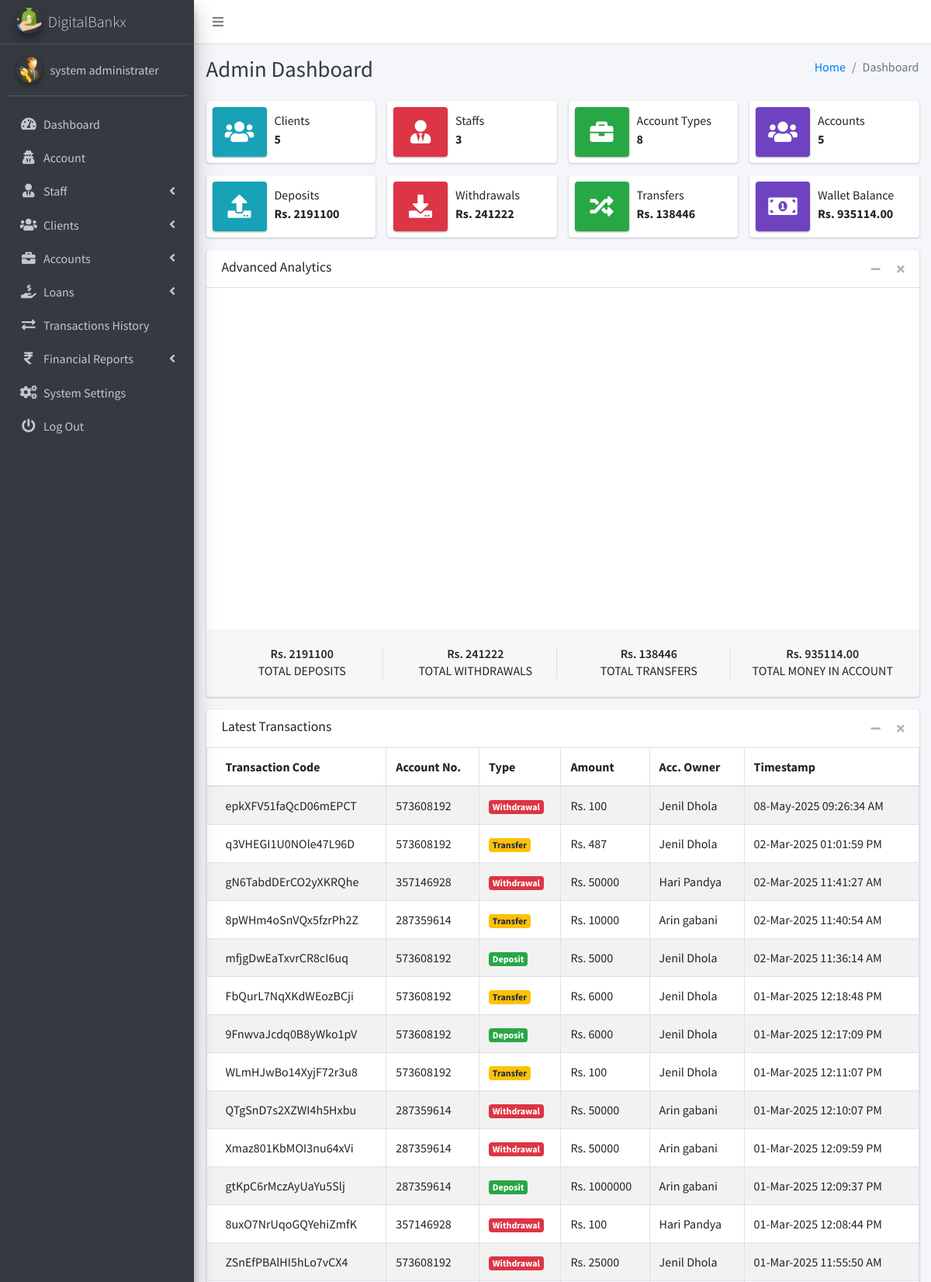
Page /admin/pages_dashboard.php (signed in, upper part) on the committed database.
### tables this page shows
CREATE TABLE `ib_systemsettings` (
  `id` int(20) NOT NULL,
  `sys_name` longtext NOT NULL,
  `sys_tagline` longtext NOT NULL,
  `sys_logo` varchar(200) NOT NULL,
  `is_active` tinyint(1) NOT NULL DEFAULT 1
);

CREATE TABLE `ib_admin` (
  `admin_id` int(11) NOT NULL,
  `name` varchar(200) NOT NULL,
  `email` varchar(200) NOT NULL,
  `number` varchar(200) NOT NULL,
  `password` varchar(200) NOT NULL,
  `profile_pic` varchar(200) NOT NULL,
  `is_active` tinyint(1) NOT NULL DEFAULT 1,
  `otp` varchar(6) DEFAULT NULL,
  `otp_expiry` datetime DEFAULT NULL
);

CREATE TABLE `ib_transactions` (
  `tr_id` int(20) NOT NULL,
  `tr_code` varchar(200) NOT NULL,
  `account_id` int(20) NOT NULL,
  `tr_type` varchar(200) NOT NULL,
  `tr_status` varchar(200) NOT NULL,
  `client_id` int(10) UNSIGNED NOT NULL,
  `transaction_amt` varchar(200) NOT NULL,
  `receiving_acc_no` varchar(200) DEFAULT NULL,
  `created_at` timestamp(6) NOT NULL DEFAULT current_timestamp(6) ON UPDATE current_timestamp(6),
  `is_active` tinyint(1) NOT NULL DEFAULT 1
);

CREATE TABLE `ib_bankaccounts` (
  `account_id` int(20) NOT NULL,
  `acc_name` varchar(200) NOT NULL,
  `account_number` varchar(200) NOT NULL,
  `acc_type` varchar(200) NOT NULL,
  `acc_rates` varchar(200) NOT NULL,
  `acc_status` varchar(200) NOT NULL,
  `acc_amount` decimal(10,2) NOT NULL,
  `client_id` int(10) UNSIGNED DEFAULT NULL,
  `created_at` timestamp(6) NOT NULL DEFAULT current_timestamp(6) ON UPDATE current_timestamp(6),
  `is_active` tinyint(1) NOT NULL DEFAULT 1
);

### admin/pages_dashboard.php (the view, shortened to what the rows shown need)
<?php
include('conf/config.php');
?>
<!DOCTYPE html>
<html lang="en">
<?php include("dist/_partials/head.php"); ?>
<body class="hold-transition sidebar-mini layout-fixed layout-navbar-fixed">
  <div class="wrapper">
    <?php include("dist/_partials/sidebar.php"); ?>
    <div class="content-wrapper">
      <div class="content-header">
        <div class="container-fluid">
          <div class="row mb-2">
            <div class="col-sm-6">
              <h1 class="m-0 text-dark">Admin Dashboard</h1>
            </div>
          </div>
        </div>
      </div>
      <section class="content">
        <div class="container-fluid">
          <div class="row">
            <div class="col-md-12">
              <div class="card">
                <div class="card-body p-0">
                  <div class="table-responsive">
                    <table class="table table-hover table-bordered table-striped m-0">
                      <thead>
                        <tr>
                          <th>Transaction Code</th>
                          <th>Account No.</th>
                          <th>Type</th>
                          <th>Amount</th>
                          <th>Acc. Owner</th>
                          <th>Timestamp</th>
                        </tr>
                      </thead>
                      <tbody>
                        <?php
                        $ret = "SELECT
                t.*,
                b.account_number,
                b.acc_type,
                COALESCE(b.acc_name, 'N/A') AS account_owner,
                COALESCE(c.name, 'N/A') AS client_name
            FROM iB_Transactions t
            LEFT JOIN ib_bankaccounts b ON t.account_id = b.account_id
            LEFT JOIN ib_clients c ON t.client_id = c.client_id
            ORDER BY t.created_at DESC";
                        $stmt = $mysqli->prepare($ret);
                        if ($stmt) {
                          $stmt->execute();
                          $res = $stmt->get_result();
                          while ($row = $res->fetch_object()) {
                            $transTstamp = $row->created_at ?? 'N/A';
                            $alertClass = "<span class='badge badge-warning'>Transfer</span>";
                            if (isset($row->tr_type)) {
                              if ($row->tr_type == 'Deposit') {
                                $alertClass = "<span class='badge badge-success'>$row->tr_type</span>";
                              } elseif ($row->tr_type == 'Withdrawal') {
                                $alertClass = "<span class='badge badge-danger'>$row->tr_type</span>";
                              }
                            }
                            ?>
                            <tr>
                              <td><?php echo htmlspecialchars($row->tr_code ?? 'N/A'); ?></td>
                              <td><?php echo htmlspecialchars($row->account_number ?? 'N/A'); ?></td>
                              <td><?php echo $alertClass; ?></td>
                              <td>Rs. <?php echo htmlspecialchars($row->transaction_amt ?? '0.00'); ?></td>
                              <td><?php echo isset($row->client_name) ? htmlspecialchars($row->client_name) : 'N/A'; ?></td>
                              <td>
                                <?php echo $transTstamp !== 'N/A' ? date("d-M-Y h:i:s A", strtotime($transTstamp)) : 'N/A'; ?>
                              </td>
                            </tr>
                          <?php }
                        } else {
                          echo "<tr><td colspan='6'>Error fetching transactions.</td></tr>";
                        }
                        ?>
                      </tbody>
                    </table>
                  </div>
                </div>
              </div>
            </div>
          </div>
        </div>
      </section>
    </div>
  </div>
</body>
</html>

### admin/dist/_partials/sidebar.php (shortened to what the rows shown need)
<aside class="main-sidebar sidebar-dark-primary elevation-4">
    <?php
    $admin_id = $_SESSION['admin_id'];
    $query = "SELECT * FROM iB_admin WHERE admin_id = ?";
    $stmt = $mysqli->prepare($query);
    $stmt->bind_param('i', $admin_id);
    $stmt->execute();
    $res = $stmt->get_result();
    while ($row = $res->fetch_object()) {
        $profile_picture = empty($row->profile_pic)
            ? "<img src='dist/img/user_icon.png' class='img-circle elevation-2' alt='User Image'>"
            : "<img src='dist/img/$row->profile_pic' class='img-circle elevation-2' alt='User Image'>";
        $sys_query = "SELECT * FROM iB_SystemSettings";
        $stmt = $mysqli->prepare($sys_query);
        $stmt->execute();
        $sys_res = $stmt->get_result();
        while ($sys = $sys_res->fetch_object()) {
            ?>
            <a href="pages_dashboard.php" class="brand-link text-light">
                <img src="dist/img/<?php echo $sys->sys_logo; ?>" alt="Logo" class="brand-image img-circle elevation-3">
                <span class="brand-text font-weight-light"><?php echo $sys->sys_name; ?></span>
            </a>
            <div class="sidebar">
                <div class="user-panel mt-3 pb-3 mb-3 d-flex">
                    <div class="image"><?php echo $profile_picture; ?></div>
                    <div class="info">
                        <a href="#" class="d-block"><?php echo $row->name; ?></a>
                    </div>
                </div>
                <nav class="mt-2">
                    <ul class="nav nav-pills nav-sidebar flex-column" data-widget="treeview" role="menu">
                        <li class="nav-item">
                            <a href="pages_dashboard.php" class="nav-link">
                                <i class="nav-icon fas fa-tachometer-alt"></i>
                                <p>Dashboard</p>
                            </a>
                        </li>
                        <li class="nav-item">
                            <a href="pages_account.php" class="nav-link">
                                <i class="nav-icon fas fa-user-secret"></i>
                                <p>Account</p>
                            </a>
                        </li>
                        <li class="nav-item has-treeview">
                            <a href="#" class="nav-link">
                                <i class="nav-icon fas fa-user-tie"></i>
                                <p>Staff <i class="fas fa-angle-left right"></i></p>
                            </a>
                        </li>
                        <li class="nav-item has-treeview">
                            <a href="#" class="nav-link">
                                <i class="nav-icon fas fa-users"></i>
                                <p>Clients <i class="fas fa-angle-left right"></i></p>
                            </a>
                        </li>
                        <li class="nav-item has-treeview">
                            <a href="#" class="nav-link">
                                <i class="nav-icon fas fa-briefcase"></i>
                                <p>Accounts <i class="fas fa-angle-left right"></i></p>
                            </a>
                        </li>
                        <li class="nav-item has-treeview">
                            <a href="#" class="nav-link">
                                <i class="nav-icon fas fa-hand-holding-usd"></i>
                                <p>
                                    Loans
                                    <i class="fas fa-angle-left right"></i>
                                </p>
                            </a>
                        </li>
                        <li class="nav-item">
                            <a href="pages_transactions_engine.php" class="nav-link">
                                <i class="nav-icon fas fa-exchange-alt"></i>
                                <p>Transactions History</p>
                            </a>
                        </li>
                        <li class="nav-item has-treeview">
                            <a href="#" class="nav-link">
                                <i class="nav-icon fas fa-rupee-sign"></i>
                                <p>Financial Reports <i class="fas fa-angle-left right"></i></p>
                            </a>
                        </li>
                        <li class="nav-item">
                            <a href="pages_system_settings.php" class="nav-link">
                                <i class="nav-icon fas fa-cogs"></i>
                                <p>System Settings</p>
                            </a>
                        </li>
                        <li class="nav-item">
                            <a href="pages_logout.php" class="nav-link">
                                <i class="nav-icon fas fa-power-off"></i>
                                <p>Log Out</p>
                            </a>
                        </li>
                    </ul>
                </nav>
            </div>
        </aside>
    <?php }
    } ?>

### rows in the picture
ib_admin: name "system administrater"
ib_systemsettings: sys_logo (picture), sys_name "DigitalBankx", ib_admin.profile_pic (picture)
ib_transactions: tr_code "epkXFV51faQcD06mEPCT", account.account_number "573608192", tr_type "Withdrawal", transaction_amt "100", client_name "Jenil Dhola", created_at "08-May-2025 09:26:34 AM"
ib_transactions: tr_code "q3VHEGI1U0NOle47L96D", account.account_number "573608192", transaction_amt "487", client_name "Jenil Dhola", created_at "02-Mar-2025 01:01:59 PM"
ib_transactions: tr_code "gN6TabdDErCO2yXKRQhe", account.account_number "357146928", tr_type "Withdrawal", transaction_amt "50000", client_name "Hari Pandya", created_at "02-Mar-2025 11:41:27 AM"
ib_transactions: tr_code "8pWHm4oSnVQx5fzrPh2Z", account.account_number "287359614", transaction_amt "10000", client_name "Arin gabani", created_at "02-Mar-2025 11:40:54 AM"
ib_transactions: tr_code "mfjgDwEaTxvrCR8cI6uq", account.account_number "573608192", tr_type "Deposit", transaction_amt "5000", client_name "Jenil Dhola", created_at "02-Mar-2025 11:36:14 AM"
ib_transactions: tr_code "FbQurL7NqXKdWEozBCji", account.account_number "573608192", transaction_amt "6000", client_name "Jenil Dhola", created_at "01-Mar-2025 12:18:48 PM"
ib_transactions: tr_code "9FnwvaJcdq0B8yWko1pV", account.account_number "573608192", tr_type "Deposit", transaction_amt "6000", client_name "Jenil Dhola", created_at "01-Mar-2025 12:17:09 PM"
ib_transactions: tr_code "WLmHJwBo14XyjF72r3u8", account.account_number "573608192", transaction_amt "100", client_name "Jenil Dhola", created_at "01-Mar-2025 12:11:07 PM"
ib_transactions: tr_code "QTgSnD7s2XZWI4h5Hxbu", account.account_number "287359614", tr_type "Withdrawal", transaction_amt "50000", client_name "Arin gabani", created_at "01-Mar-2025 12:10:07 PM"
ib_transactions: tr_code "Xmaz801KbMOI3nu64xVi", account.account_number "287359614", tr_type "Withdrawal", transaction_amt "50000", client_name "Arin gabani", created_at "01-Mar-2025 12:09:59 PM"
ib_transactions: tr_code "gtKpC6rMczAyUaYu5Slj", account.account_number "287359614", tr_type "Deposit", transaction_amt "1000000", client_name "Arin gabani", created_at "01-Mar-2025 12:09:37 PM"
ib_transactions: tr_code "8uxO7NrUqoGQYehiZmfK", account.account_number "357146928", tr_type "Withdrawal", transaction_amt "100", client_name "Hari Pandya", created_at "01-Mar-2025 12:08:44 PM"
ib_transactions: tr_code "ZSnEfPBAlHI5hLo7vCX4", account.account_number "573608192", tr_type "Withdrawal", transaction_amt "25000", client_name "Jenil Dhola", created_at "01-Mar-2025 11:55:50 AM"

### other values in the picture
$iBClients "5"
$iBStaffs "3"
$iB_AccsType "8"
$iB_Accs "5"
$iB_deposits "2191100"
$iB_withdrawal "241222"
$iB_Transfers "138446"
$TotalBalInAccount "935114.00"
